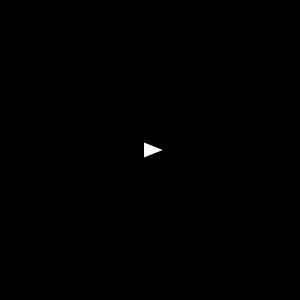
Frame 1 (no input)
Frame 60 (no input): identical to frame 1, image omitted
Frame 120 (the mouse pressed at the canvas centre since frame 60): identical to frame 1, image omitted

The p5.js sketch that drew this single still picture (run headless with seeded random() and noise() and a simulated clock; from frame 60 on, the mouse is pressed at the canvas centre):

// p5.js sketch
// ── sketch.js
function setup() {
can =  createCanvas(300, 300);
  p = createP("Use the arrow keys to make the turtle<br/>&nbsp;move(), turnLeft(), and turnRight()");
  p.elt.style = "margin:4px 2px;font-family:monospace;font-size:14px"
  moveBut = createButton("Move");
  moveBut.mousePressed(fwd);
  leftBut = createButton("Turn Left");
  leftBut.mousePressed(turnLeft);
  rightBut = createButton("Turn Right");
  rightBut.mousePressed(turnRight);
  resetBut = createButton("Reset");
  resetBut.style("margin-right:6px")
  resetBut.mousePressed(()=>{
    
  initTurtle();
  })
  
  
  angleSelect = createSelect();
  [45,10,30,60,72,90,120,144].forEach((v)=>{             
    angleSelect.option(v)
  }) 
  
  
  angleSelect.changed(()=>{
    turnAngle = angleSelect.value();
    angleSelect.elt.blur();
  })
  
  initTurtle();
}

function initTurtle(){
  points = [createVector(0,0)];
  dir = createVector(8,0);
  minX = minY = -24;
  maxX = maxY = 24;
  turnAngle = angleSelect.value();
}

function draw() {
  background(0);
  stroke(255);
  
  drawPath();
  drawTurtle();
}

function fwd(){
  let lastPoint = points[points.length-1];
  let newPoint = p5.Vector.add(lastPoint,dir)
  points.push(newPoint);
  
  minX = min(minX,newPoint.x);
  minY = min(minY,newPoint.y);
  maxX = max(maxX,newPoint.x);
  maxY = max(maxY,newPoint.y);
  
  
}

function turnLeft(){
  dir.rotate(radians(-turnAngle));
}
function turnRight(){
  dir.rotate(radians(turnAngle));
}

function drawPath(){
  strokeWeight(2);
  
  points.forEach((p,i)=>{
    if(i==0)return;
    let last = points[i-1];
    
   
    p = pnt(p);
     last = pnt(last)
    
    line(p.x,p.y,last.x,last.y);
  })
  
}

function pnt(p){
  let dx = maxX-minX;
  let dy = maxY-minY;
  let xOff = 0;
  let yOff = 0;
 // let gap;
  if( dx > dy){
    gap = dx;
    yOff=-(dx-dy)/2;
  }else{
    gap = dy;
    xOff = -(dy-dx)/2;
  }
  
   // gap = max(gap,24)
  
//             p.x = map(p.x, minX + xOff, minX + xOff + gap, windowMin, windowMax);
//             p.y = map(p.y, minY + yOff, minY + yOff + gap, windowMin, windowMax);
  
  // if(mouseIsPressed){
  //   xOff = 0;
  //   yOff = 0;
  // }
  
  let x = map(p.x,minX + xOff, minX + xOff + gap,20,width-20);
  // if(dx == 0)
  //   x = width/2;
  let y = map(p.y,minY + yOff, minY + yOff + gap,20,height-20);
  // if(dy == 0)
  //   y = height/2;
  return createVector(x,y);
  
}

function drawTurtle(){
  let loc = points[points.length-1];
  loc = pnt(loc);
  
  // console.log(gap)
  push()
  translate(loc.x,loc.y);
 rotate((dir.heading()));
  beginShape();
  vertex(10,0);
  vertex(-5,-6);
  vertex(-5,6);
  endShape(CLOSE);
  pop();
  // circle(loc.x,loc.y,10);
}







function keyPressed(){
  if(keyCode == UP_ARROW){
    fwd();
  }
  if(keyCode == LEFT_ARROW){
    turnLeft();
  }
  if(keyCode == RIGHT_ARROW){
    turnRight();
  }
  if(key == "r"){
    initTurtle();
  }
  if(keyIsDown(CONTROL) && key == "z"&& points.length>0){
    points.pop();
  }
}
